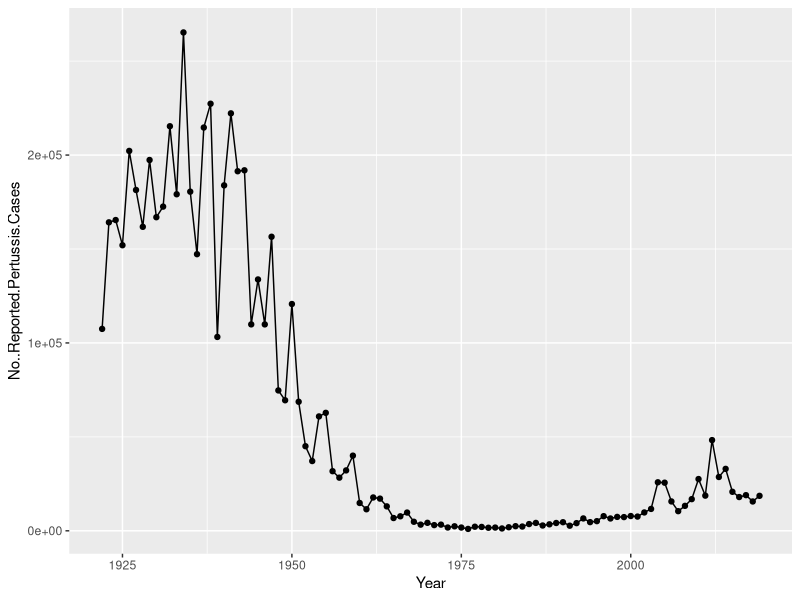
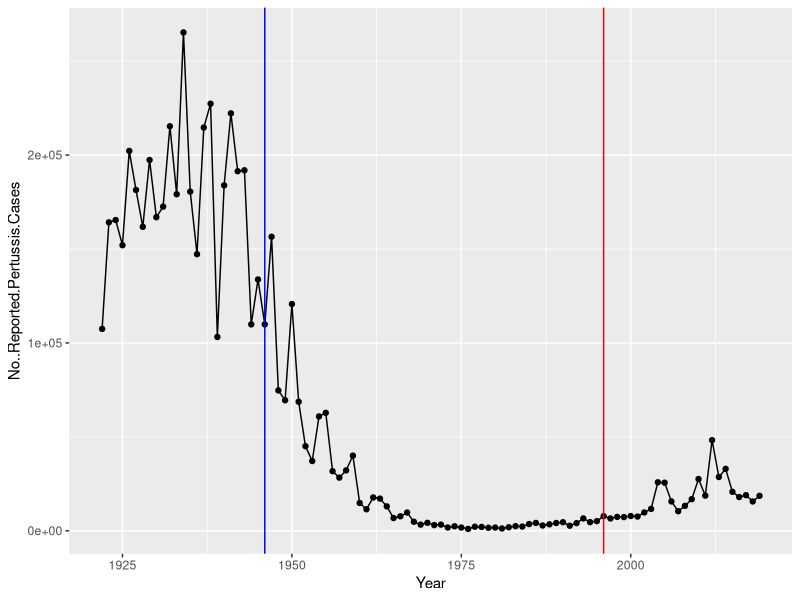

The R source for these figures, in order: (Note: this script raises an error after producing the figures.)
## ---- chunk 1
cdc <- data.frame(
                                 Year = c(1922L,1923L,1924L,1925L,
                                          1926L,1927L,1928L,1929L,1930L,1931L,
                                          1932L,1933L,1934L,1935L,1936L,
                                          1937L,1938L,1939L,1940L,1941L,1942L,
                                          1943L,1944L,1945L,1946L,1947L,
                                          1948L,1949L,1950L,1951L,1952L,
                                          1953L,1954L,1955L,1956L,1957L,1958L,
                                          1959L,1960L,1961L,1962L,1963L,
                                          1964L,1965L,1966L,1967L,1968L,1969L,
                                          1970L,1971L,1972L,1973L,1974L,
                                          1975L,1976L,1977L,1978L,1979L,1980L,
                                          1981L,1982L,1983L,1984L,1985L,
                                          1986L,1987L,1988L,1989L,1990L,
                                          1991L,1992L,1993L,1994L,1995L,1996L,
                                          1997L,1998L,1999L,2000L,2001L,
                                          2002L,2003L,2004L,2005L,2006L,2007L,
                                          2008L,2009L,2010L,2011L,2012L,
                                          2013L,2014L,2015L,2016L,2017L,2018L,
                                          2019L),
         No..Reported.Pertussis.Cases = c(107473,164191,165418,152003,
                                          202210,181411,161799,197371,
                                          166914,172559,215343,179135,265269,
                                          180518,147237,214652,227319,103188,
                                          183866,222202,191383,191890,109873,
                                          133792,109860,156517,74715,69479,
                                          120718,68687,45030,37129,60886,
                                          62786,31732,28295,32148,40005,
                                          14809,11468,17749,17135,13005,6799,
                                          7717,9718,4810,3285,4249,3036,
                                          3287,1759,2402,1738,1010,2177,2063,
                                          1623,1730,1248,1895,2463,2276,
                                          3589,4195,2823,3450,4157,4570,
                                          2719,4083,6586,4617,5137,7796,6564,
                                          7405,7298,7867,7580,9771,11647,
                                          25827,25616,15632,10454,13278,
                                          16858,27550,18719,48277,28639,32971,
                                          20762,17972,18975,15609,18617)
       )
## ---- chunk 2
library(tidyverse)
#ggplot2
## ---- chunk 3
plot <- ggplot(cdc) +
  aes(Year, No..Reported.Pertussis.Cases) +
  geom_point() +
  geom_line()

plot
## ---- chunk 4
plot + 
  geom_vline(xintercept=1946, color="blue") +
  geom_vline(xintercept=1996, color="red")
## ---- chunk 5
library(jsonlite)
## ---- chunk 6
url <- "https://www.cmi-pb.org/api/subject"
subject <- read_json(url, simplifyVector = TRUE)
head(subject, 3)
## ---- chunk 7
table(subject$infancy_vac)
table(subject$biological_sex)
table(subject$race, subject$biological_sex)
## ---- chunk 8
# Complete the API URLs...
specimen <- read_json("https://www.cmi-pb.org/api/specimen", simplifyVector = TRUE) 
titer <- read_json("https://www.cmi-pb.org/api/ab_titer", simplifyVector = TRUE) 
## ---- chunk 9
meta <- inner_join(specimen, subject)
dim(meta)
head(meta)
## ---- chunk 10
abdata <- inner_join(titer, meta)
dim(abdata)
head(abdata)
## ---- chunk 11
table(abdata$isotype)
## ---- chunk 12
table(abdata$visit)
## ---- chunk 13
ig1 <- abdata %>% filter(isotype == "IgG1", visit!=8)
head(ig1)
## ---- chunk 14
ggplot(ig1) +
  aes(ab_titer, antigen) +
  geom_boxplot() + 
  facet_wrap(vars(visit), nrow=2)
## ---- chunk 15
ggplot(ig1) +
  aes(ab_titer, antigen, col=infancy_vac ) +
  geom_boxplot(show.legend = FALSE) + 
  facet_wrap(vars(visit), nrow=2) +
  theme_bw()
## ---- chunk 16
ggplot(ig1) +
  aes(ab_titer, antigen, col=infancy_vac ) +
  geom_boxplot(show.legend = FALSE) + 
  facet_wrap(vars(infancy_vac, visit), nrow=2)
## ---- chunk 17
filter(ig1, antigen=="Measles") %>%
  ggplot() +
  aes(ab_titer, col=infancy_vac) +
  geom_boxplot(show.legend = TRUE) +
  facet_wrap(vars(visit)) +
  theme_bw()
## ---- chunk 18
filter(ig1, antigen=="FIM2/3") %>%
  ggplot() +
  aes(ab_titer, col=infancy_vac) +
  geom_boxplot(show.legend = TRUE) +
  facet_wrap(vars(visit)) +
  theme_bw()
## ---- chunk 19
url2 <- "https://www.cmi-pb.org/api/v2/rnaseq?versioned_ensembl_gene_id=eq.ENSG00000211896.7"

rna <- read_json(url2, simplifyVector = TRUE) 
dim(rna)
## ---- chunk 20
#meta <- inner_join(specimen, subject)
ssrna <- inner_join(rna, meta)
## ---- chunk 21
ggplot(ssrna) +
  aes(visit, tpm, group=subject_id) +
  geom_point() +
  geom_line(alpha=0.2)
